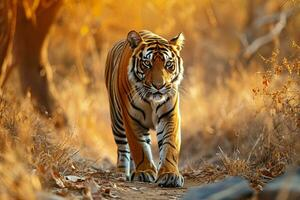
#> input picture images/01.jpg, 300 x 200 px
$ python -i processing.py   (imports and definitions only)
#> lines starting #> are read from the running program, lines starting #| are printed output that depends on the picture; after the words box and inside, x2 and y2 are one past the last pixel; in counts of white or black regions, pixels touching at a corner belong together
#> further down, picture is the input picture: shape (200, 300, 3); mean B, G, R 61.5, 111.3, 154.3
import cv2
import numpy as np


def process_image(img: np.ndarray):
    gray = cv2.cvtColor(img, cv2.COLOR_BGR2GRAY)
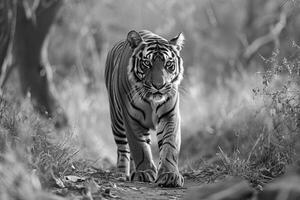
#> gray: shape (200, 300); min 0, max 252, mean 118.5
    blurred = cv2.GaussianBlur(gray, (5, 5), 1.4)
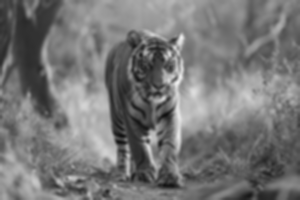
#> blurred: shape (200, 300); min 17, max 237, mean 118.5
    _, thresholded = cv2.threshold(blurred, 200, 255, cv2.THRESH_BINARY)
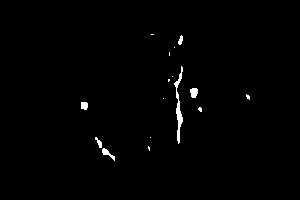
#> thresholded: shape (200, 300); 0.89% white; 16 white regions (10 under 20 px), largest, box (x1, y1, x2, y2) and area: (174, 66, 183, 144) 236, (190, 88, 198, 98) 65, (102, 148, 115, 161) 61, (81, 102, 88, 110) 50, (95, 137, 102, 148) 37, (178, 35, 183, 45) 32
    return thresholded

>>> import cv2
>>> picture = cv2.imread('../images/01.jpg')
>>> result = process_image(picture)

$ run again, on images/03.jpg
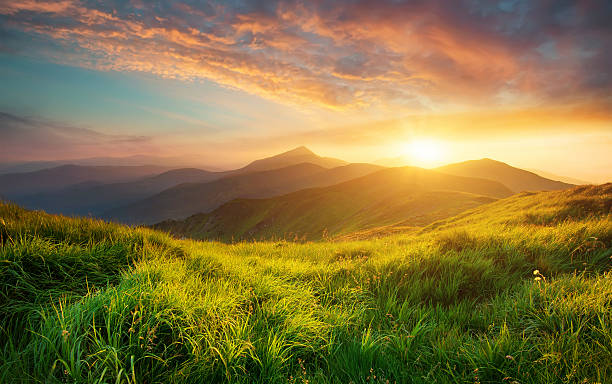
#> input picture images/03.jpg, 612 x 384 px
#> picture is the input picture: shape (384, 612, 3); mean B, G, R 66.6, 117.5, 134.5
#> in process_image, `blurred = cv2.GaussianBlur(gray, (5, 5), 1.4)`:
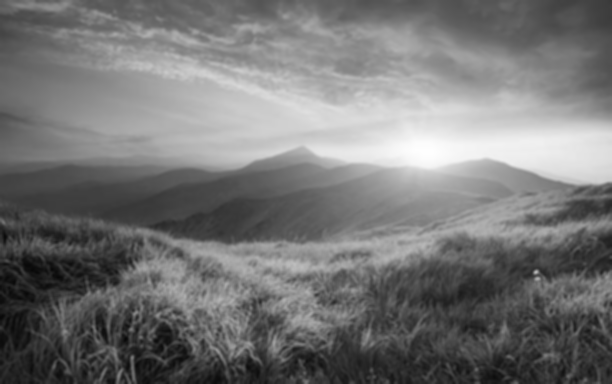
#> blurred: shape (384, 612); min 7, max 254, mean 116.8
#> in process_image, `_, thresholded = cv2.threshold(blurred, 200, 255, cv2.THRESH_BINARY)`:
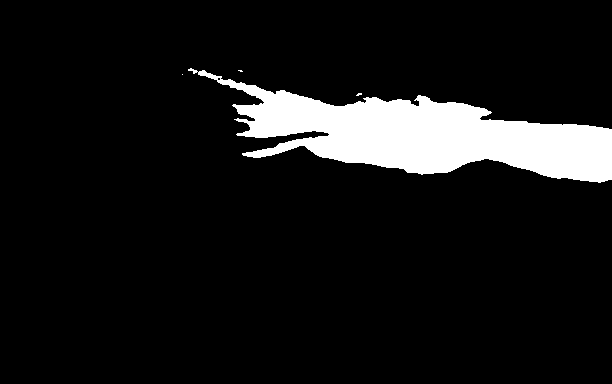
#> thresholded: shape (384, 612); 9% white; 4 white regions (3 under 20 px), largest, box (x1, y1, x2, y2) and area: (188, 68, 612, 183) 21147

$ run again, on images/04.jpg
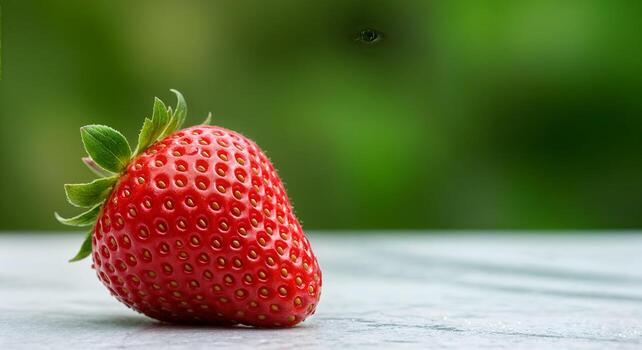
#> input picture images/04.jpg, 642 x 350 px
#> picture is the input picture: shape (350, 642, 3); mean B, G, R 73.5, 116.1, 112.3
#> in process_image, `gray = cv2.cvtColor(img, cv2.COLOR_BGR2GRAY)`:
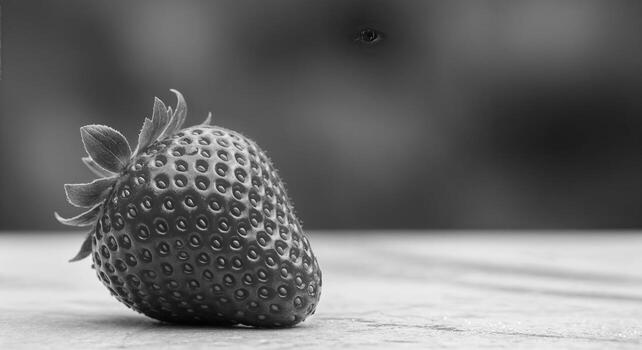
#> gray: shape (350, 642); min 4, max 252, mean 110.1
#> in process_image, `_, thresholded = cv2.threshold(blurred, 200, 255, cv2.THRESH_BINARY)`:
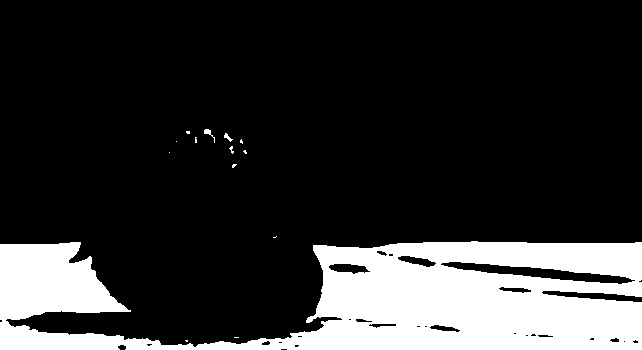
#> thresholded: shape (350, 642); 19.1% white; 14 white regions (11 under 20 px), largest, box (x1, y1, x2, y2) and area: (0, 241, 642, 350) 42700, (204, 129, 215, 143) 44, (224, 133, 233, 142) 33
